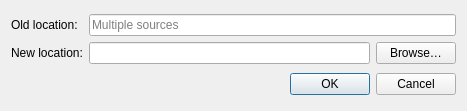
<?xml version="1.0" encoding="UTF-8"?>
<ui version="4.0">
 <class>MoveTorrentFiles</class>
 <widget class="QDialog" name="MoveTorrentFiles">
  <property name="geometry">
   <rect>
    <x>0</x>
    <y>0</y>
    <width>467</width>
    <height>111</height>
   </rect>
  </property>
  <property name="windowTitle">
   <string>Move torrent's files</string>
  </property>
  <layout class="QVBoxLayout" name="verticalLayout">
   <item>
    <layout class="QGridLayout" name="gridLayout">
     <item row="0" column="0">
      <widget class="QLabel" name="label">
       <property name="text">
        <string>Old location:</string>
       </property>
      </widget>
     </item>
     <item row="0" column="1">
      <widget class="QLineEdit" name="OldLocation_">
       <property name="readOnly">
        <bool>true</bool>
       </property>
       <property name="placeholderText">
        <string>Multiple sources</string>
       </property>
      </widget>
     </item>
     <item row="1" column="0">
      <widget class="QLabel" name="label_2">
       <property name="text">
        <string>New location:</string>
       </property>
      </widget>
     </item>
     <item row="1" column="1">
      <layout class="QHBoxLayout" name="horizontalLayout">
       <item>
        <widget class="QLineEdit" name="NewLocation_"/>
       </item>
       <item>
        <widget class="QPushButton" name="Browse_">
         <property name="text">
          <string>Browse…</string>
         </property>
        </widget>
       </item>
      </layout>
     </item>
    </layout>
   </item>
   <item>
    <widget class="QDialogButtonBox" name="buttonBox">
     <property name="orientation">
      <enum>Qt::Horizontal</enum>
     </property>
     <property name="standardButtons">
      <set>QDialogButtonBox::Cancel|QDialogButtonBox::Ok</set>
     </property>
    </widget>
   </item>
  </layout>
 </widget>
 <resources/>
 <connections>
  <connection>
   <sender>buttonBox</sender>
   <signal>accepted()</signal>
   <receiver>MoveTorrentFiles</receiver>
   <slot>accept()</slot>
   <hints>
    <hint type="sourcelabel">
     <x>248</x>
     <y>254</y>
    </hint>
    <hint type="destinationlabel">
     <x>157</x>
     <y>274</y>
    </hint>
   </hints>
  </connection>
  <connection>
   <sender>buttonBox</sender>
   <signal>rejected()</signal>
   <receiver>MoveTorrentFiles</receiver>
   <slot>reject()</slot>
   <hints>
    <hint type="sourcelabel">
     <x>316</x>
     <y>260</y>
    </hint>
    <hint type="destinationlabel">
     <x>286</x>
     <y>274</y>
    </hint>
   </hints>
  </connection>
 </connections>
</ui>
